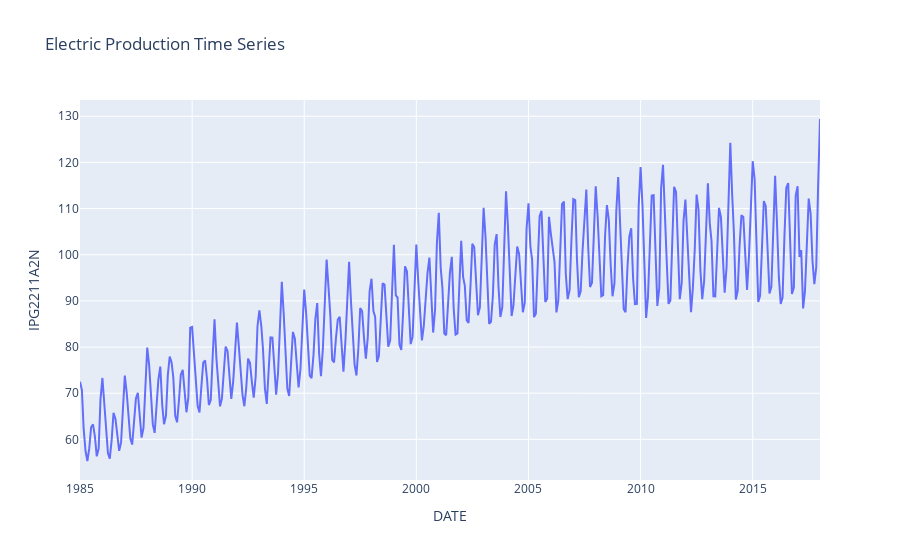
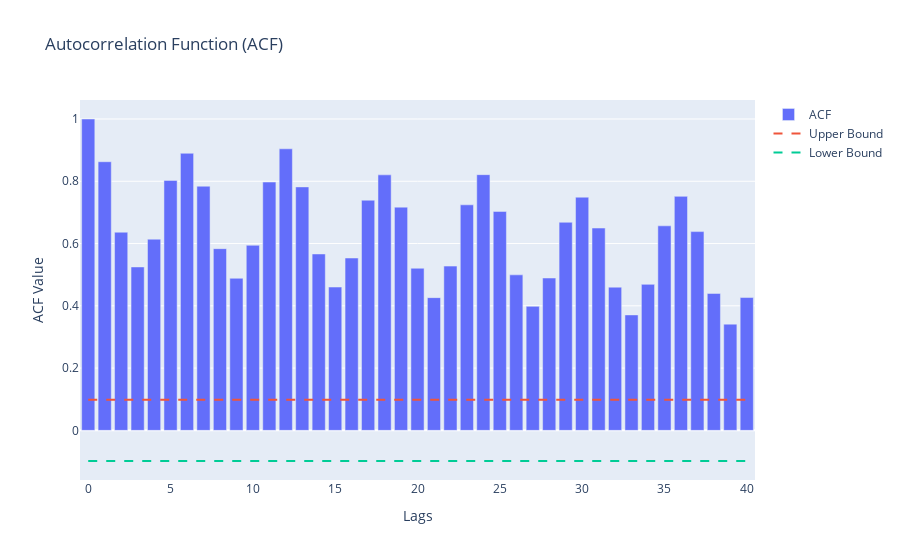
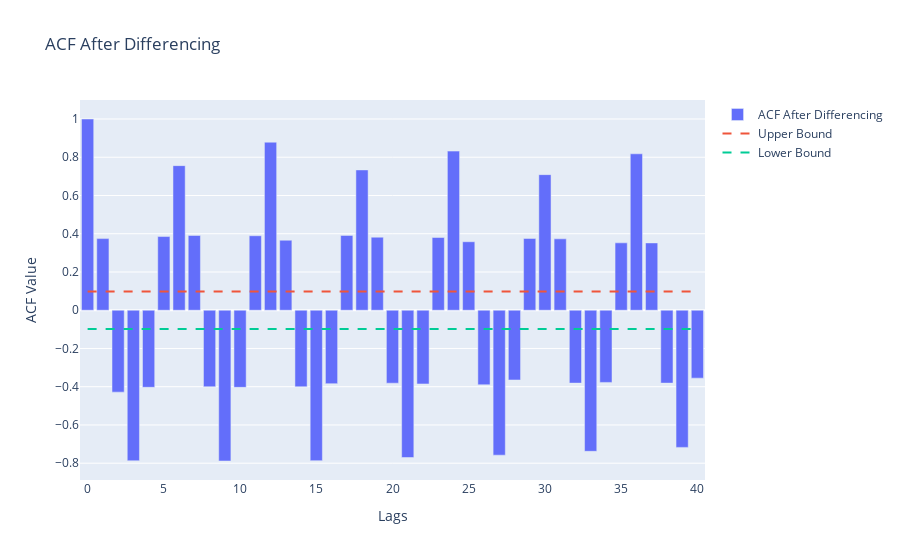
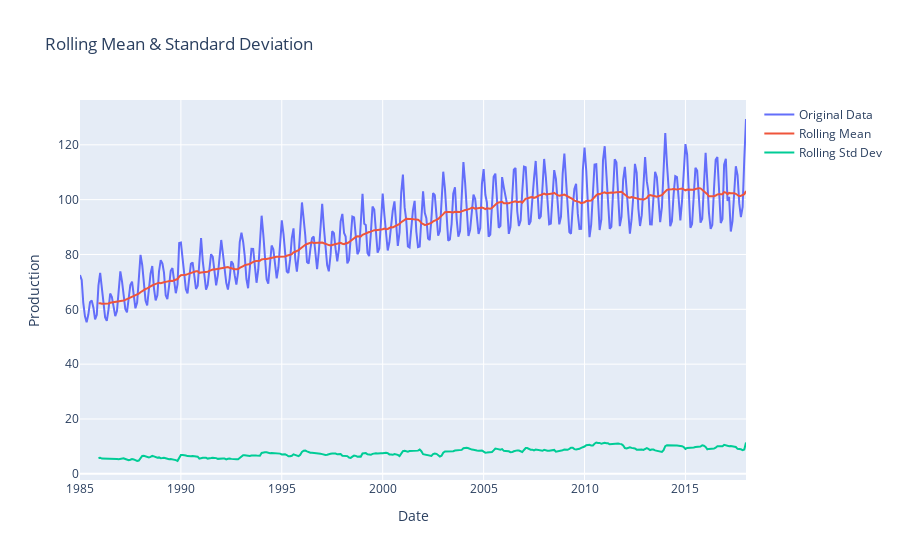

Source (notebook cell) for these figures, in order:
### Code cell
import pandas as pd
import numpy as np
import plotly.express as px
import plotly.graph_objects as go
import plotly.subplots as sp
from statsmodels.tsa.stattools import acf, pacf
from statsmodels.stats.stattools import durbin_watson
from statsmodels.graphics.tsaplots import plot_acf, plot_pacf
from statsmodels.tsa.seasonal import seasonal_decompose

# 1. Data Loading and Preprocessing
# Load dataset
df = pd.read_csv("Electric_Production.csv")

# Convert date column to datetime and set it as index
df['DATE'] = pd.to_datetime(df['DATE'])
df.set_index('DATE', inplace=True)

# Handle missing values (Forward Fill)
df.fillna(method='ffill', inplace=True)

# Plot raw time series using Plotly
fig = px.line(df, x=df.index, y=df.columns[0], title="Electric Production Time Series")
fig.show()

# 2. Understanding Autocorrelation in Time Series
# Compute and plot ACF using statsmodels
plot_acf(df[df.columns[0]], lags=40)

# Compute Autocorrelation Function (ACF) values
acf_values = acf(df[df.columns[0]], nlags=40)

# Compute confidence intervals for ACF
conf_interval = 1.96 / np.sqrt(len(df))

# Plot ACF with confidence intervals using Plotly
acf_fig = go.Figure()
acf_fig.add_trace(go.Bar(x=list(range(len(acf_values))), y=acf_values, name="ACF"))
acf_fig.add_trace(go.Scatter(x=list(range(len(acf_values))), y=[conf_interval]*len(acf_values), mode='lines', line=dict(dash='dash'), name='Upper Bound'))
acf_fig.add_trace(go.Scatter(x=list(range(len(acf_values))), y=[-conf_interval]*len(acf_values), mode='lines', line=dict(dash='dash'), name='Lower Bound'))
acf_fig.update_layout(title="Autocorrelation Function (ACF)", xaxis_title="Lags", yaxis_title="ACF Value")
acf_fig.show()

# Apply differencing to remove trend
df_diff = df.diff().dropna()

# Compute and plot ACF after differencing
plot_acf(df_diff[df.columns[0]], lags=40)

# Compute ACF after differencing
acf_values_diff = acf(df_diff[df.columns[0]], nlags=40)

# Plot ACF after differencing with confidence intervals
acf_diff_fig = go.Figure()
acf_diff_fig.add_trace(go.Bar(x=list(range(len(acf_values_diff))), y=acf_values_diff, name="ACF After Differencing"))
acf_diff_fig.add_trace(go.Scatter(x=list(range(len(acf_values_diff))), y=[conf_interval]*len(acf_values_diff), mode='lines', line=dict(dash='dash'), name='Upper Bound'))
acf_diff_fig.add_trace(go.Scatter(x=list(range(len(acf_values_diff))), y=[-conf_interval]*len(acf_values_diff), mode='lines', line=dict(dash='dash'), name='Lower Bound'))
acf_diff_fig.update_layout(title="ACF After Differencing", xaxis_title="Lags", yaxis_title="ACF Value")
acf_diff_fig.show()

# 3. Identifying Trend in the Time Series
# Compute rolling mean and standard deviation
df['Rolling_Mean'] = df[df.columns[0]].rolling(window=12).mean()
df['Rolling_Std'] = df[df.columns[0]].rolling(window=12).std()

# Plot rolling statistics using Plotly
rolling_fig = go.Figure()
rolling_fig.add_trace(go.Scatter(x=df.index, y=df[df.columns[0]], mode='lines', name='Original Data'))
rolling_fig.add_trace(go.Scatter(x=df.index, y=df['Rolling_Mean'], mode='lines', name='Rolling Mean'))
rolling_fig.add_trace(go.Scatter(x=df.index, y=df['Rolling_Std'], mode='lines', name='Rolling Std Dev'))
rolling_fig.update_layout(title="Rolling Mean & Standard Deviation", xaxis_title="Date", yaxis_title="Production")
rolling_fig.show()

# Seasonal decomposition
result = seasonal_decompose(df[df.columns[0]], model='additive', period=12)

# Plot seasonal decomposition using Plotly
decomp_fig = sp.make_subplots(rows=3, cols=1, subplot_titles=("Trend", "Seasonality", "Residuals"))
decomp_fig.add_trace(go.Scatter(x=df.index, y=result.trend, mode='lines', name='Trend'), row=1, col=1)
decomp_fig.add_trace(go.Scatter(x=df.index, y=result.seasonal, mode='lines', name='Seasonality'), row=2, col=1)
decomp_fig.add_trace(go.Scatter(x=df.index, y=result.resid, mode='lines', name='Residuals'), row=3, col=1)
decomp_fig.update_layout(title="Seasonal Decomposition", xaxis_title="Date", yaxis_title="Value", showlegend=False)
decomp_fig.show()

# ACF & PACF Calculation
acf_values = acf(df[df.columns[0]].dropna(), nlags=40)
pacf_values = pacf(df[df.columns[0]].dropna(), nlags=40)
lags = np.arange(len(acf_values))

# Plot ACF & PACF using Plotly
acf_pacf_fig = sp.make_subplots(rows=1, cols=2, subplot_titles=("Autocorrelation Function (ACF)", "Partial ACF"))
acf_pacf_fig.add_trace(go.Bar(x=lags, y=acf_values, name="ACF"), row=1, col=1)
acf_pacf_fig.add_trace(go.Bar(x=lags, y=pacf_values, name="PACF"), row=1, col=2)
acf_pacf_fig.update_layout(title="ACF and PACF Plots", showlegend=False)
acf_pacf_fig.show()

# Durbin-Watson Test
dw_statistic = durbin_watson(df[df.columns[0]].dropna())
print(f"Durbin-Watson Statistic: {dw_statistic:.4f}")

### Figure 1 — Plotly figure (JSON) as saved in the notebook; plotly's stock layout.template omitted (floating-point values rounded to 4 significant figures; data arrays with more than 128 entries replaced by an {"elided": "..."} marker saying what was removed)
{"data": [{"hovertemplate": "DATE=%{x}<br>IPG2211A2N=%{y}<extra></extra>", "legendgroup": "", "line": {"color": "#636efa", "dash": "solid"}, "marker": {"symbol": "circle"}, "mode": "lines", "name": "", "orientation": "v", "showlegend": false, "type": "scatter", "x": {"elided": "397 str values"}, "xaxis": "x", "y": {"elided": "397 float values"}, "yaxis": "y"}], "layout": {"legend": {"tracegroupgap": 0}, "title": {"text": "Electric Production Time Series"}, "xaxis": {"anchor": "y", "domain": [0, 1], "title": {"text": "DATE"}}, "yaxis": {"anchor": "x", "domain": [0, 1], "title": {"text": "IPG2211A2N"}}}}

### Figure 2 — Plotly figure (JSON) as saved in the notebook; plotly's stock layout.template omitted (floating-point values rounded to 4 significant figures)
{"data": [{"name": "ACF", "type": "bar", "x": [0, 1, 2, 3, 4, 5, 6, 7, 8, 9, 10, 11, 12, 13, 14, 15, 16, 17, 18, 19, 20, 21, 22, 23, 24, 25, 26, 27, 28, 29, 30, 31, 32, 33, 34, 35, 36, 37, 38, 39, 40], "y": [1, 0.8628, 0.6364, 0.5249, 0.614, 0.8029, 0.8899, 0.7841, 0.5835, 0.4884, 0.5944, 0.7975, 0.9043, 0.7819, 0.5665, 0.4603, 0.5535, 0.7392, 0.8206, 0.717, 0.5206, 0.4263, 0.5276, 0.7244, 0.8213, 0.7032, 0.4995, 0.3983, 0.4894, 0.6683, 0.7489, 0.6498, 0.4599, 0.3708, 0.4689, 0.6569, 0.7516, 0.6384, 0.4398, 0.3412, 0.4266]}, {"line": {"dash": "dash"}, "mode": "lines", "name": "Upper Bound", "type": "scatter", "x": [0, 1, 2, 3, 4, 5, 6, 7, 8, 9, 10, 11, 12, 13, 14, 15, 16, 17, 18, 19, 20, 21, 22, 23, 24, 25, 26, 27, 28, 29, 30, 31, 32, 33, 34, 35, 36, 37, 38, 39, 40], "y": [0.09837, 0.09837, 0.09837, 0.09837, 0.09837, 0.09837, 0.09837, 0.09837, 0.09837, 0.09837, 0.09837, 0.09837, 0.09837, 0.09837, 0.09837, 0.09837, 0.09837, 0.09837, 0.09837, 0.09837, 0.09837, 0.09837, 0.09837, 0.09837, 0.09837, 0.09837, 0.09837, 0.09837, 0.09837, 0.09837, 0.09837, 0.09837, 0.09837, 0.09837, 0.09837, 0.09837, 0.09837, 0.09837, 0.09837, 0.09837, 0.09837]}, {"line": {"dash": "dash"}, "mode": "lines", "name": "Lower Bound", "type": "scatter", "x": [0, 1, 2, 3, 4, 5, 6, 7, 8, 9, 10, 11, 12, 13, 14, 15, 16, 17, 18, 19, 20, 21, 22, 23, 24, 25, 26, 27, 28, 29, 30, 31, 32, 33, 34, 35, 36, 37, 38, 39, 40], "y": [-0.09837, -0.09837, -0.09837, -0.09837, -0.09837, -0.09837, -0.09837, -0.09837, -0.09837, -0.09837, -0.09837, -0.09837, -0.09837, -0.09837, -0.09837, -0.09837, -0.09837, -0.09837, -0.09837, -0.09837, -0.09837, -0.09837, -0.09837, -0.09837, -0.09837, -0.09837, -0.09837, -0.09837, -0.09837, -0.09837, -0.09837, -0.09837, -0.09837, -0.09837, -0.09837, -0.09837, -0.09837, -0.09837, -0.09837, -0.09837, -0.09837]}], "layout": {"title": {"text": "Autocorrelation Function (ACF)"}, "xaxis": {"title": {"text": "Lags"}}, "yaxis": {"title": {"text": "ACF Value"}}}}

### Figure 3 — Plotly figure (JSON) as saved in the notebook; plotly's stock layout.template omitted (floating-point values rounded to 4 significant figures)
{"data": [{"name": "ACF After Differencing", "type": "bar", "x": [0, 1, 2, 3, 4, 5, 6, 7, 8, 9, 10, 11, 12, 13, 14, 15, 16, 17, 18, 19, 20, 21, 22, 23, 24, 25, 26, 27, 28, 29, 30, 31, 32, 33, 34, 35, 36, 37, 38, 39, 40], "y": [1, 0.3745, -0.4285, -0.7873, -0.4031, 0.3852, 0.7562, 0.3908, -0.4002, -0.7886, -0.4033, 0.3894, 0.8787, 0.3661, -0.4003, -0.7868, -0.3841, 0.3913, 0.7337, 0.3819, -0.3816, -0.7703, -0.3856, 0.3802, 0.8321, 0.3581, -0.3899, -0.758, -0.3648, 0.3754, 0.7091, 0.3733, -0.3812, -0.7379, -0.3776, 0.3524, 0.818, 0.3519, -0.3812, -0.7174, -0.3552]}, {"line": {"dash": "dash"}, "mode": "lines", "name": "Upper Bound", "type": "scatter", "x": [0, 1, 2, 3, 4, 5, 6, 7, 8, 9, 10, 11, 12, 13, 14, 15, 16, 17, 18, 19, 20, 21, 22, 23, 24, 25, 26, 27, 28, 29, 30, 31, 32, 33, 34, 35, 36, 37, 38, 39, 40], "y": [0.09837, 0.09837, 0.09837, 0.09837, 0.09837, 0.09837, 0.09837, 0.09837, 0.09837, 0.09837, 0.09837, 0.09837, 0.09837, 0.09837, 0.09837, 0.09837, 0.09837, 0.09837, 0.09837, 0.09837, 0.09837, 0.09837, 0.09837, 0.09837, 0.09837, 0.09837, 0.09837, 0.09837, 0.09837, 0.09837, 0.09837, 0.09837, 0.09837, 0.09837, 0.09837, 0.09837, 0.09837, 0.09837, 0.09837, 0.09837, 0.09837]}, {"line": {"dash": "dash"}, "mode": "lines", "name": "Lower Bound", "type": "scatter", "x": [0, 1, 2, 3, 4, 5, 6, 7, 8, 9, 10, 11, 12, 13, 14, 15, 16, 17, 18, 19, 20, 21, 22, 23, 24, 25, 26, 27, 28, 29, 30, 31, 32, 33, 34, 35, 36, 37, 38, 39, 40], "y": [-0.09837, -0.09837, -0.09837, -0.09837, -0.09837, -0.09837, -0.09837, -0.09837, -0.09837, -0.09837, -0.09837, -0.09837, -0.09837, -0.09837, -0.09837, -0.09837, -0.09837, -0.09837, -0.09837, -0.09837, -0.09837, -0.09837, -0.09837, -0.09837, -0.09837, -0.09837, -0.09837, -0.09837, -0.09837, -0.09837, -0.09837, -0.09837, -0.09837, -0.09837, -0.09837, -0.09837, -0.09837, -0.09837, -0.09837, -0.09837, -0.09837]}], "layout": {"title": {"text": "ACF After Differencing"}, "xaxis": {"title": {"text": "Lags"}}, "yaxis": {"title": {"text": "ACF Value"}}}}

### Figure 4 — Plotly figure (JSON) as saved in the notebook; plotly's stock layout.template omitted (floating-point values rounded to 4 significant figures; data arrays with more than 128 entries replaced by an {"elided": "..."} marker saying what was removed)
{"data": [{"mode": "lines", "name": "Original Data", "type": "scatter", "x": {"elided": "397 str values"}, "y": {"elided": "397 float values"}}, {"mode": "lines", "name": "Rolling Mean", "type": "scatter", "x": {"elided": "397 str values"}, "y": {"elided": "397 float values"}}, {"mode": "lines", "name": "Rolling Std Dev", "type": "scatter", "x": {"elided": "397 str values"}, "y": {"elided": "397 float values"}}], "layout": {"title": {"text": "Rolling Mean & Standard Deviation"}, "xaxis": {"title": {"text": "Date"}}, "yaxis": {"title": {"text": "Production"}}}}
